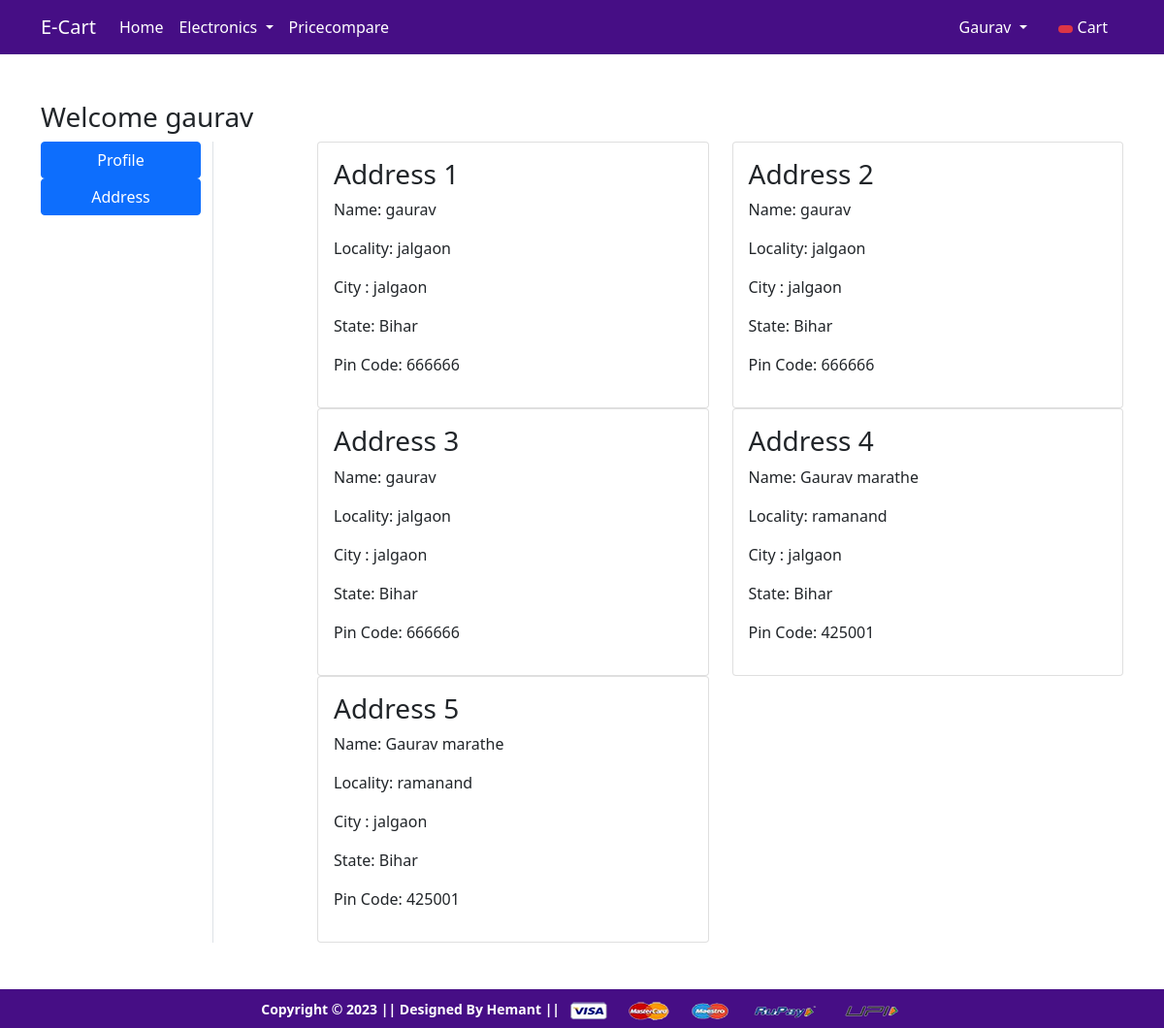
The page /address/ (signed in) on the database its author committed.
### app/models.py (models this page shows, shortened)
class Customer(models.Model):
    user=models.ForeignKey(User,on_delete=models.CASCADE)
    name=models.CharField(max_length=200)
    locality=models.CharField(max_length=200)
    city=models.CharField(max_length=50)
    zipcode=models.IntegerField()
    state=models.CharField(choices=STATE_CHOICES,max_length=50)

### app/views.py (the view)
# urls.py: path('address/', views.address, name='address'),
@login_required
def address(request):
    add=Customer.objects.filter(user=request.user)
    return render(request, 'app/address.html',{'add':add,'active':'btn-primary'})

### app/templates/app/address.html
{% extends 'app/base.html' %}
 {% load static %}
 {% block title %}{% endblock title %} Address{% block main-content %}
<div class="container my-5">
  <div class="row">
    <h3>Welcome {{request.user}}</h3>
    <div class="col-sm-2 border-end">
      <ul class="list-unstyled">
        <li class="d-grid">
          <a href="{% url 'profile' %}" class="btn btn-primary">Profile</a>
        </li>
        <li class="d-grid">
          <a href="{% url 'address' %}" class="btn {{active}}">Address</a>
        </li>
      </ul>
    </div>
    <div class="col-sm-9 offset-sm-1">
      <div class="row">
        {%for ad in add%}
        <div class="col-sm-6">
          <div class="card">
            <div class="card-body">
              <h3>Address {{forloop.counter}} </h3>
              <p>Name: {{ad.name}}</p>
              <p>Locality: {{ad.locality}}</p>
              <p>City : {{ad.city}}</p>
              <p>State: {{ad.state}}</p>
              <p>Pin Code: {{ad.zipcode}}</p>
            </div>
          </div>
        </div>
        {%endfor%}
      </div>
    </div>
  </div>
</div>
{% endblock main-content %}

### app/templates/app/base.html (shortened to what this page needs)
<!doctype html>
{% load static %}
<html lang="en">
  <head>
    <link href="https://cdn.jsdelivr.net/npm/bootstrap@5.0.0-beta1/dist/css/bootstrap.min.css" rel="stylesheet">
    <link rel="stylesheet" href="{% static 'app/css/owl.carousel.min.css' %}">
    <link rel="stylesheet" href="{% static 'app/css/all.min.css' %}">
    <link rel="stylesheet" href="{% static 'app/css/style.css' %}">
  </head>
  <body>
    <nav class="navbar navbar-expand-lg navbar-dark  mb-3">
     <div class="container">
       <a class="navbar-brand" href="/">E-Cart</a>
       <div class="collapse navbar-collapse" id="navbarSupportedContent">
         <ul class="navbar-nav me-auto mb-2 mb-lg-0">
           <li class="nav-item">
             <a class="nav-link active" aria-current="page" href="/">Home</a>
           </li>
           <li class="nav-item dropdown">
             <a class="nav-link dropdown-toggle text-white" href="#" id="electronicsDropdown" role="button" data-bs-toggle="dropdown" aria-expanded="false">
               Electronics
             </a>
           </li>
           <li class="nav-item">
            <a class="nav-link active" aria-current="page" href="{% url 'pricecompare' %}">Pricecompare</a>
          </li>
         </ul>
         <div>
          <ul class="navbar-nav me-auto mb-2 mb-lg-0">
            {% if request.user.is_authenticated %}
           <li class="nav-item dropdown mx-2">
              <a class="nav-link dropdown-toggle text-white" href="#" id="profileDropdown" role="button" data-bs-toggle="dropdown" aria-expanded="false">
                {{request.user.username|capfirst}}
              </a>
            </li>
            <li class="nav-item mx-2">
             <a href="{% url 'showcart' %}" class="nav-link text-white"><span class="badge bg-danger"> {{request.session.items_total}}</span> Cart </a>
            </li>
          {% endif %}
         </div>
       </div>
     </div>
    </nav>
    {% block main-content %} {% endblock main-content %}
    <footer class="container-fluid text-center p-2 mt-5">
        <small class="text-white"><b> Copyright &copy; 2023 || Designed By Hemant ||</b> </small>
        <img src="{% static 'app/images/payment.png' %}" alt="" srcset="" class="img-fluid" height="2px">
    </footer>
  </body>
</html>

### app/templates/app/base.html (style rules this page uses)
nav { background-color: #460e85 !important; }
footer { background-color:#460e85 !important; }

### rows shown on the page
Customer: name "gaurav", locality "jalgaon", city "jalgaon", state "Bihar", zipcode "666666"
Customer: name "gaurav", locality "jalgaon", city "jalgaon", state "Bihar", zipcode "666666"
Customer: name "gaurav", locality "jalgaon", city "jalgaon", state "Bihar", zipcode "666666"
Customer: name "Gaurav marathe", locality "ramanand", city "jalgaon", state "Bihar", zipcode "425001"
Customer: name "Gaurav marathe", locality "ramanand", city "jalgaon", state "Bihar", zipcode "425001"

### other values the page prints
{{ request.user.username|capfirst }} "Gaurav"
{{ request.user }} "gaurav"
